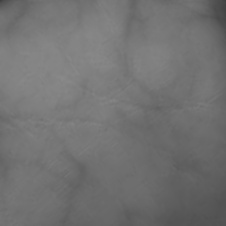
#> input picture 001_l_940_01.jpg, 226 x 226 px, given as the content of the folder dataset, which was not available
$ python preprocess.py
#> lines starting #> are read from the running program, lines starting #| are printed output that depends on the picture; after the words box and inside, x2 and y2 are one past the last pixel; in counts of white or black regions, pixels touching at a corner belong together; pictures that were not available may be replaced by others from this repository, and a replacement may not be noted
# -*- coding: utf-8 -*-
"""
Created on Tue Mar  5 16:55:32 2019

@author: nuzulristy
"""

import glob
import os
import numpy as np
import cv2
import imutils
import math
from scipy import misc

img_dir = "dataset"

data_path = os.path.join(img_dir,'*.jpg')
files = glob.glob(data_path)
print(files)

class_data = []
dir_result = "result"
for f1 in files:
    original_img = cv2.imread(f1)
#> original_img is the input picture: shape (226, 226, 3); min 63, max 138, mean 113.6
    head, tail = os.path.split(f1)
    name = tail.split('_')
    class_data.append(name[0])
    folderName = dir_result + '\\\\' + tail

    #rotate image
    img_rotate = imutils.rotate_bound(original_img, 90)
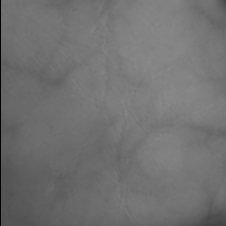
#> img_rotate: shape (226, 226, 3); min 0, max 138, mean 113.2

    #graylevel image
    img_gray = cv2.cvtColor(img_rotate, cv2.COLOR_BGR2GRAY)

    #otsu's thresholding
    blur = cv2.GaussianBlur(img_gray,(5,5),0)
    ret3,img_thresh = cv2.threshold(blur,0,255,cv2.THRESH_BINARY+cv2.THRESH_OTSU)
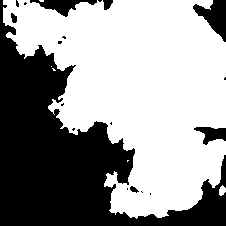
#> img_thresh: shape (226, 226); 59.8% white; 19 black regions (12 under 20 px), largest, box (x1, y1, x2, y2) and area: (0, 0, 226, 226) 18796, (193, 0, 226, 42) 702, (30, 0, 97, 17) 472
#> ret3 = 111

    #morphological opening
    sz = 25
    kernel = cv2.getStructuringElement(cv2.MORPH_ELLIPSE, (2*sz-1, 2*sz-1))
    opening = cv2.morphologyEx(img_thresh, cv2.MORPH_OPEN, kernel)
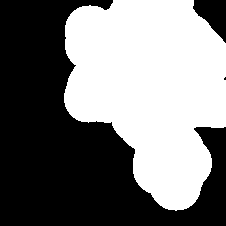
#> opening: shape (226, 226); 47.5% white; 1 white region, box (x1, y1, x2, y2) and area: (64, 0, 226, 211) 24244

    img = np.array(opening)
    column = np.argwhere(np.any(img==255, axis = 0))[0]
#> column = [64]
    c = column[0]
#> c = 64
    row_columnX = img[:,3:4]
#> row_columnX = 226 values from 0 to 0
    print(row_columnX.shape)
#| (226, 1)
#> (the run stopped early here; a loop or call above may not have finished)

$ run again, on closing.jpg
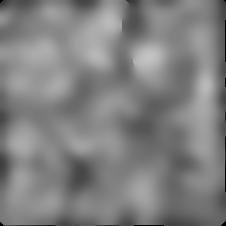
#> input picture closing.jpg, 226 x 226 px, given as the content of the folder dataset, which was not available
#> original_img is the input picture: shape (226, 226, 3); min 0, max 196, mean 128.4
#> `ret3,img_thresh = cv2.threshold(blur,0,255,cv2.THRESH_BINARY+cv2.THRES..`:
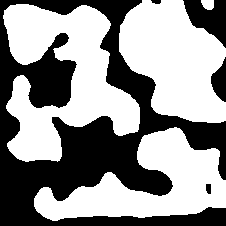
#> img_thresh: shape (226, 226); 57.2% white; 5 black regions, box (x1, y1, x2, y2) and area: (0, 0, 226, 226) 20196, (183, 0, 226, 48) 1168, (211, 57, 226, 102) 417, (206, 184, 211, 194) 46, (151, 0, 161, 4) 33
#> ret3 = 125
#> `opening = cv2.morphologyEx(img_thresh, cv2.MORPH_OPEN, kernel)`:
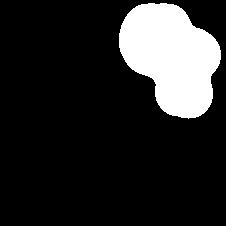
#> opening: shape (226, 226); 15.7% white; 1 white region, box (x1, y1, x2, y2) and area: (119, 3, 221, 119) 8018
#> column = [119]
#> c = 119
#> row_columnX = 226 values from 0 to 0
#| (226, 1)
